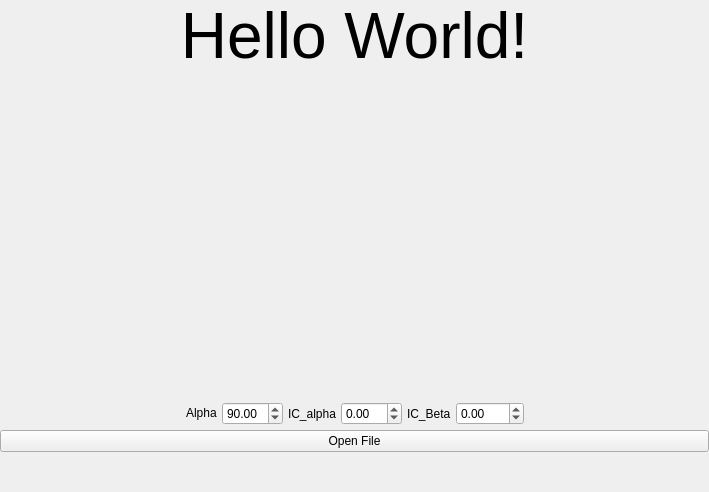
<?xml version="1.0" encoding="UTF-8"?>
<ui version="4.0">
 <class>Form</class>
 <widget class="QWidget" name="Form">
  <property name="geometry">
   <rect>
    <x>0</x>
    <y>0</y>
    <width>709</width>
    <height>492</height>
   </rect>
  </property>
  <property name="windowTitle">
   <string>Form</string>
  </property>
  <layout class="QHBoxLayout" name="horizontalLayout">
   <property name="spacing">
    <number>5</number>
   </property>
   <property name="leftMargin">
    <number>0</number>
   </property>
   <property name="topMargin">
    <number>0</number>
   </property>
   <property name="rightMargin">
    <number>0</number>
   </property>
   <property name="bottomMargin">
    <number>0</number>
   </property>
   <item>
    <layout class="QVBoxLayout" name="verticalLayout">
     <item>
      <widget class="QLabel" name="label">
       <property name="sizePolicy">
        <sizepolicy hsizetype="Preferred" vsizetype="Maximum">
         <horstretch>0</horstretch>
         <verstretch>0</verstretch>
        </sizepolicy>
       </property>
       <property name="font">
        <font>
         <pointsize>-1</pointsize>
        </font>
       </property>
       <property name="styleSheet">
        <string notr="true">font-size:64px;</string>
       </property>
       <property name="text">
        <string>Hello World!</string>
       </property>
       <property name="alignment">
        <set>Qt::AlignCenter</set>
       </property>
      </widget>
     </item>
     <item>
      <layout class="QHBoxLayout" name="horizontalLayout_2">
       <item>
        <widget class="QLabel" name="label_5">
         <property name="font">
          <font>
           <pointsize>17</pointsize>
          </font>
         </property>
         <property name="text">
          <string/>
         </property>
        </widget>
       </item>
       <item>
        <widget class="QLabel" name="label_6">
         <property name="text">
          <string/>
         </property>
        </widget>
       </item>
      </layout>
     </item>
     <item>
      <layout class="QHBoxLayout" name="horizontalLayout_3">
       <item>
        <spacer name="horizontalSpacer">
         <property name="orientation">
          <enum>Qt::Horizontal</enum>
         </property>
         <property name="sizeHint" stdset="0">
          <size>
           <width>40</width>
           <height>20</height>
          </size>
         </property>
        </spacer>
       </item>
       <item>
        <widget class="QLabel" name="label_2">
         <property name="sizePolicy">
          <sizepolicy hsizetype="Maximum" vsizetype="Maximum">
           <horstretch>0</horstretch>
           <verstretch>0</verstretch>
          </sizepolicy>
         </property>
         <property name="text">
          <string>Alpha</string>
         </property>
        </widget>
       </item>
       <item>
        <widget class="QDoubleSpinBox" name="doubleSpinBox">
         <property name="minimum">
          <double>-90.000000000000000</double>
         </property>
         <property name="value">
          <double>90.000000000000000</double>
         </property>
        </widget>
       </item>
       <item>
        <widget class="QLabel" name="label_3">
         <property name="sizePolicy">
          <sizepolicy hsizetype="Maximum" vsizetype="Preferred">
           <horstretch>0</horstretch>
           <verstretch>0</verstretch>
          </sizepolicy>
         </property>
         <property name="text">
          <string>IC_alpha</string>
         </property>
        </widget>
       </item>
       <item>
        <widget class="QDoubleSpinBox" name="doubleSpinBox_2">
         <property name="minimum">
          <double>-90.000000000000000</double>
         </property>
        </widget>
       </item>
       <item>
        <widget class="QLabel" name="label_4">
         <property name="sizePolicy">
          <sizepolicy hsizetype="Maximum" vsizetype="Preferred">
           <horstretch>0</horstretch>
           <verstretch>0</verstretch>
          </sizepolicy>
         </property>
         <property name="text">
          <string>IC_Beta</string>
         </property>
        </widget>
       </item>
       <item>
        <widget class="QDoubleSpinBox" name="doubleSpinBox_3">
         <property name="minimum">
          <double>-180.000000000000000</double>
         </property>
         <property name="maximum">
          <double>360.000000000000000</double>
         </property>
        </widget>
       </item>
       <item>
        <spacer name="horizontalSpacer_2">
         <property name="orientation">
          <enum>Qt::Horizontal</enum>
         </property>
         <property name="sizeHint" stdset="0">
          <size>
           <width>40</width>
           <height>20</height>
          </size>
         </property>
        </spacer>
       </item>
      </layout>
     </item>
     <item>
      <widget class="QPushButton" name="open_file">
       <property name="text">
        <string>Open File</string>
       </property>
      </widget>
     </item>
     <item>
      <spacer name="verticalSpacer">
       <property name="orientation">
        <enum>Qt::Vertical</enum>
       </property>
       <property name="sizeType">
        <enum>QSizePolicy::Maximum</enum>
       </property>
       <property name="sizeHint" stdset="0">
        <size>
         <width>20</width>
         <height>40</height>
        </size>
       </property>
      </spacer>
     </item>
    </layout>
   </item>
  </layout>
 </widget>
 <resources/>
 <connections/>
</ui>
